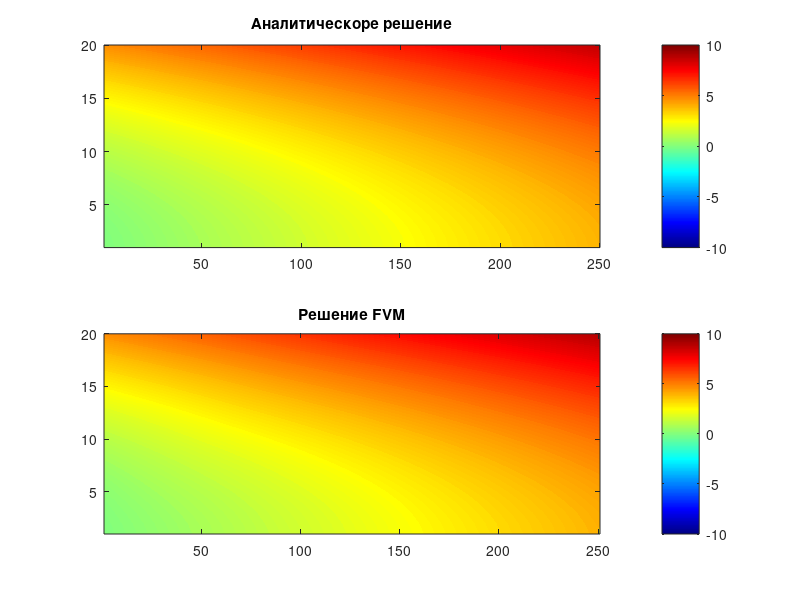
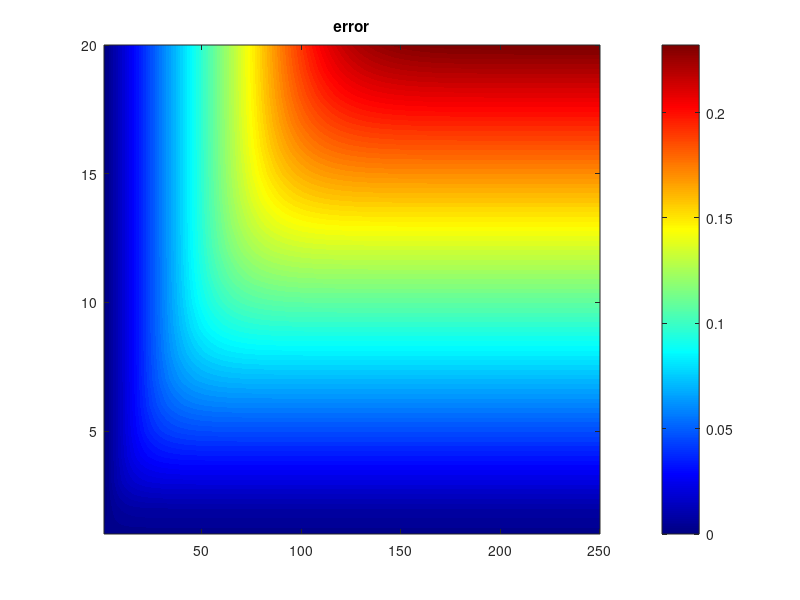

These figures' MATLAB source, in order:
clc
close all
clear 

ax = 0; bx = 1;vx = 2;

nx=20;
dx=(bx-ax)/nx;
dt=0.004;
nt=1/dt;

x = ax+dx/2 : dx : bx;
t=0:dt:1;

%Инициализация матрицы решений
u=zeros(nx,nt);
u_analit=zeros(nx,nt);
error=zeros(nx,nt);
g=@(x,t) 5*x^2+4*t;
f=@(x,t) 4+20*x;
bc=@(t)4*t;
bc_2=@(t)5+4*t;
ic = @(x)5*x^2;


%Начальные условия
for i = 1:nx
   u(i,1) = ic(x(i));   
end

%Граничные условия
for k=1:nt
     u(1,k)=bc(t(k));       
end

%Расчет и вывод аналитического решения
for k=1:nt
    for i = 1:nx
        u_analit(i,k) = g(x(i),t(k));
    end
end

%Построение графика
figure(1)
subplot(2,1,1);
contourf(u_analit,100,'linecolor','non');
colormap(jet(256));
colorbar
caxis([-10,10])
title('Аналитическоре решение')

%Создание меню
r = menu ( 'Menu',' Перенос '  , ' Линейная интерполяция'  , ' Квадратичная интерполяция ');
 
switch r 
    
 case 1 
for k=1:nt
    for i=2:nx 
        u(i,k+1)=u(i,k)-dt*vx*((u(i,k)-u(i-1,k))/dx)+dt*f(x(i),t(k));  
    end
end


case 2        
for k=1:nt
    u(nx,k)=bc_2(t(k));
end
     
%Линейная интерполяция  
 for k=1:nt
     for i=2:nx-1
        u(i,k+1)=u(i,k)-dt*vx*(u(i+1,k)-u(i-1,k))/(2*dx)+dt*f(x(i),t(k));      
     end  
 end
  
  case 3       
for k = 2:nt
    u(2,k) = g(x(2),t(k));
    u(3,k) = g(x(3),t(k));
    u(nx,k) = g(x(nx),t(k));
end
%Квадратичная интерполяция
for k=1:nt-1
    for i=3:nx-1
         u(i,k+1) = u(i,k)-dt*(((u(i-2,k)-7*u(i-1,k)+3*u(i,k)+3*u(i+1,k))*vx)/(dx*8))+dt*f(x(i),t(k));
     end

end

end

subplot(2,1,2);
%figure(2)
contourf(u,100,'linecolor','non');
colormap(jet(256));
colorbar
caxis([-10,10])
title('Решение FVM')

%Вычисление ошибки

% for i=1:nx
%     error(i)=abs((u_analit(i,nt)-u(i,nt))/u(i,nt)) ;  
% end
% 
% figure()
% plot(0.05:0.05:1,error(1:20,1),'k')
% xlim([0.05 1])
% title('Error')

for k=1:nt
    for i=1:nx 
        error(i,k)=abs(u_analit(i,k)-u(i,k));  
    end
end


figure()
contourf(error,100,'linecolor','non');
colormap(jet(256));
colorbar
%caxis([0.1,0.1])
title('error')